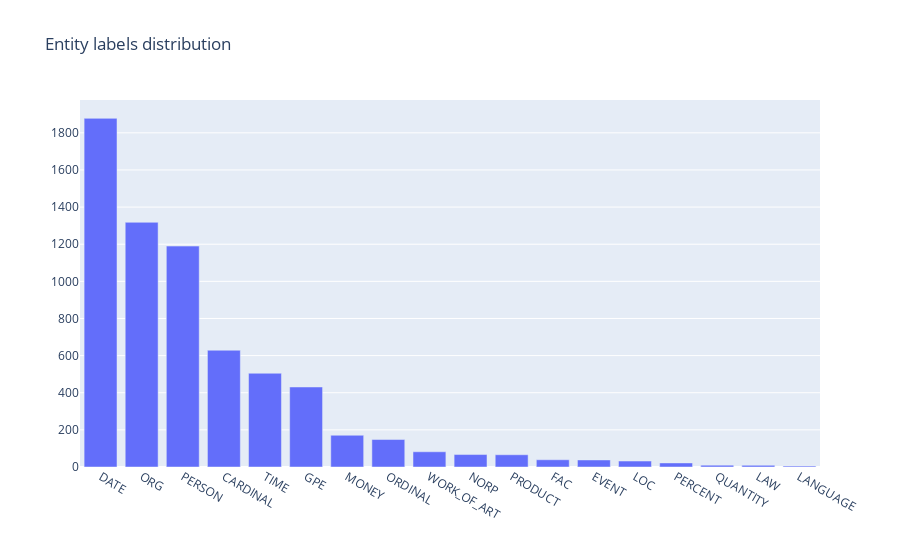

Notebook source saved alongside this figure:
### Code cell
from rubrix.metrics.token_classification import entity_labels

entity_labels(name="spacy_sm_wnut17").visualize()

### Figure 1 — Plotly figure (JSON) as saved in the notebook; plotly's stock layout.template omitted (floating-point values rounded to 4 significant figures)
{"data": [{"type": "bar", "x": ["DATE", "ORG", "PERSON", "CARDINAL", "TIME", "GPE", "MONEY", "ORDINAL", "WORK_OF_ART", "NORP", "PRODUCT", "FAC", "EVENT", "LOC", "PERCENT", "QUANTITY", "LAW", "LANGUAGE"], "y": [1878, 1318, 1190, 629, 505, 431, 171, 148, 82, 67, 66, 39, 38, 32, 22, 10, 9, 5]}], "layout": {"autosize": true, "title": {"text": "Entity labels distribution"}, "xaxis": {"autorange": true, "range": [-0.5, 17.5], "title": {"text": ""}, "type": "category"}, "yaxis": {"autorange": true, "range": [0, 1977.0], "title": {"text": ""}, "type": "linear"}}}
